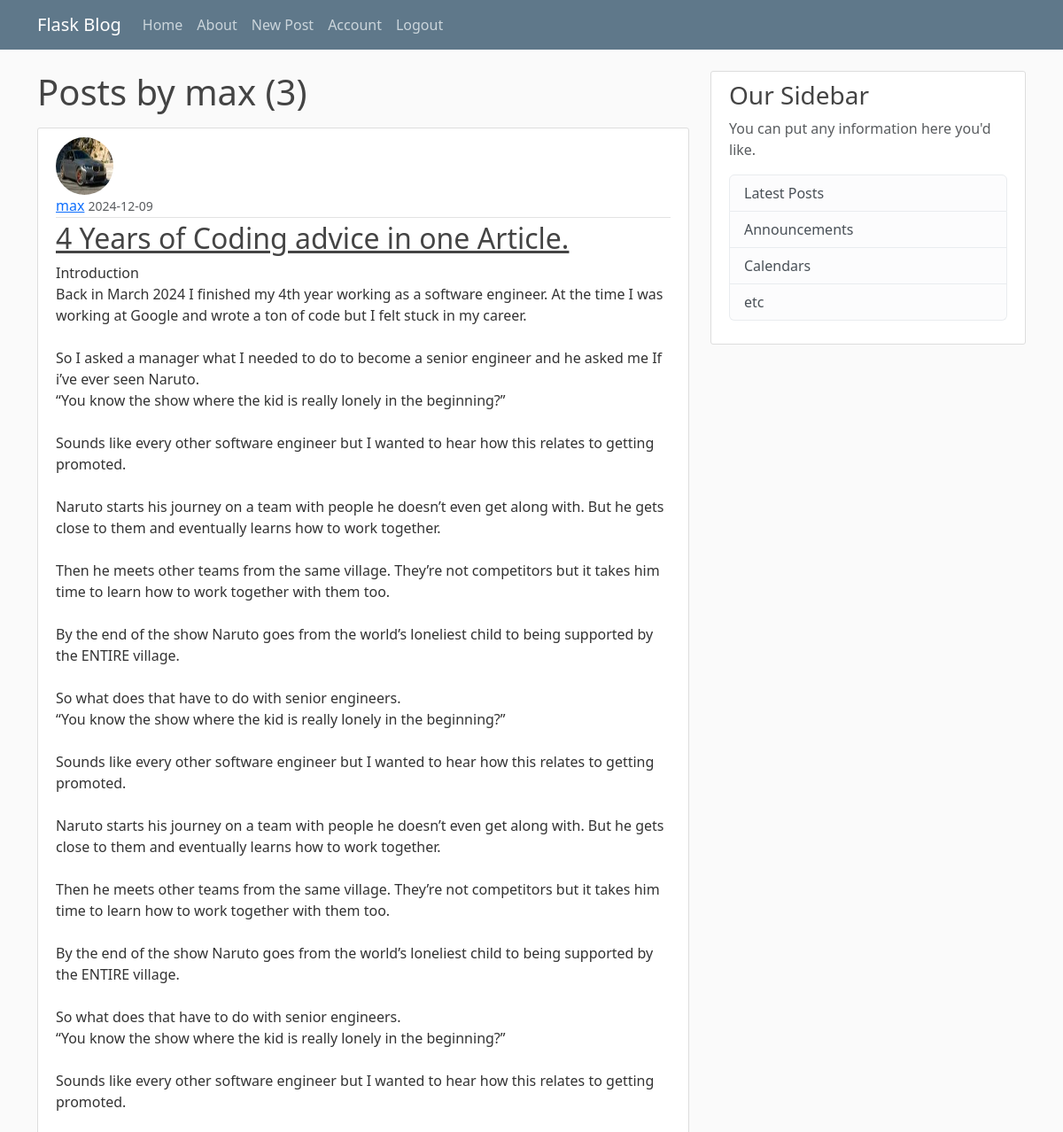
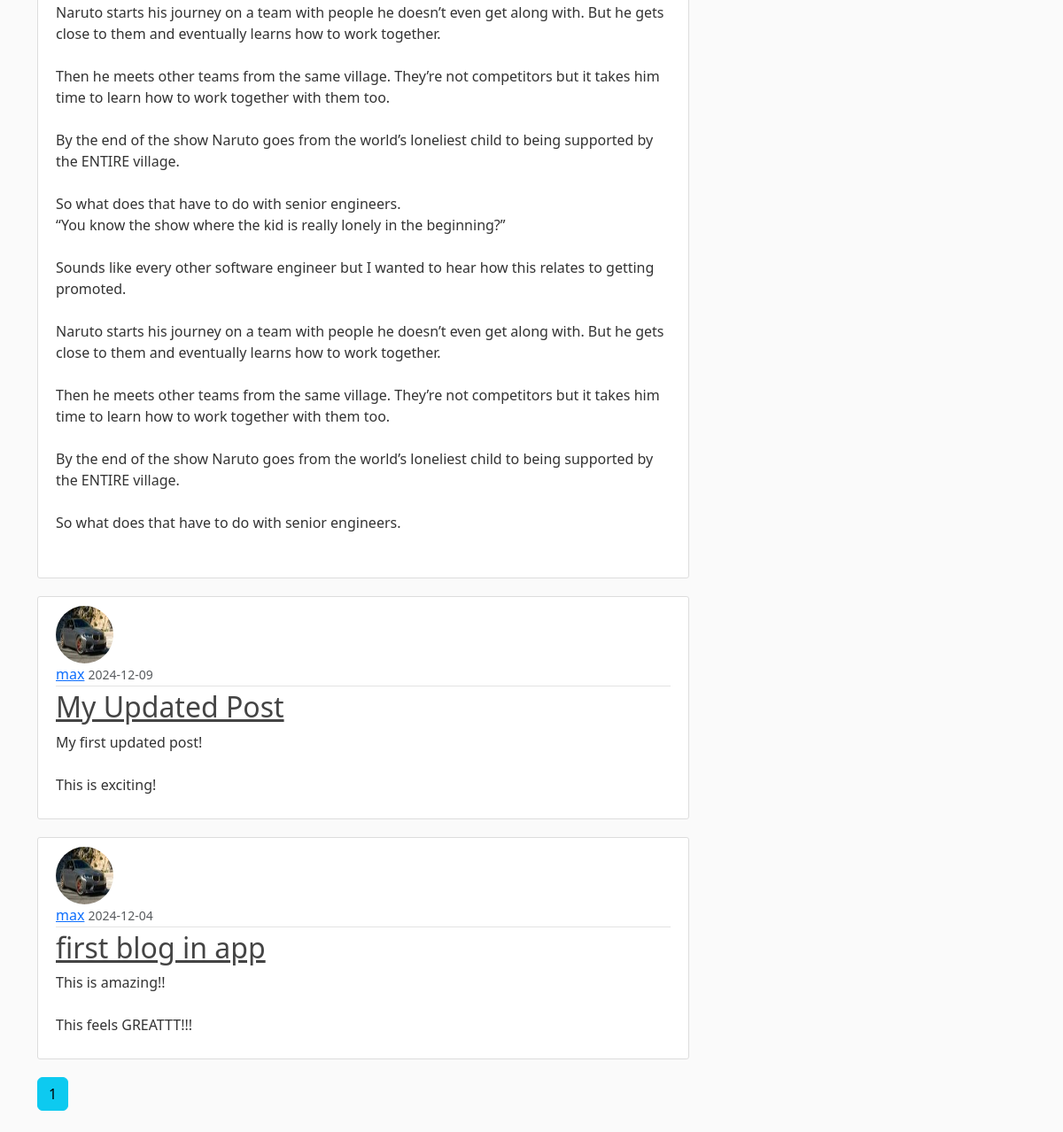
Page /user/max (signed in) on the committed database (2 pictures, top to bottom).
### flaskblog/models.py (models this page shows, shortened)
class User(db.Model, UserMixin):
  id = db.Column(db.Integer, primary_key=True)
  username = db.Column(db.String(20), unique=True, nullable=False)
  email = db.Column(db.String(120), unique=True, nullable=False)
  image_file = db.Column(db.String(20), nullable=False, default='default.jpg')
  password = db.Column(db.String(60), nullable=False)
  posts = db.relationship('Post', backref='author', lazy=True)

class Post(db.Model):
  id = db.Column(db.Integer, primary_key=True)
  title = db.Column(db.String(100), nullable=False)
  date_posted = db.Column(db.DateTime, nullable=False, default=datetime.utcnow)
  content = db.Column(db.Text, nullable=False)
  user_id = db.Column(db.Integer, db.ForeignKey('user.id'), nullable=False)

### flaskblog/routes.py (the view)
@app.route("/user/<string:username>")
def user_posts(username):
  page = request.args.get('page', 1, type=int)
  user = User.query.filter_by(username=username).first_or_404()
  posts = Post.query.filter_by(author=user).order_by(Post.date_posted.desc()).paginate(page=page, per_page=5)
  return render_template('user_posts.html', posts=posts, user=user)

### flaskblog/models.py (called while the page is built)
@login_manager.user_loader
def load_user(user_id):
  return User.query.get(int(user_id))

### flaskblog/templates/user_posts.html
{% extends "layouts.html" %}
{% block content %}
  <h1 class="mb-3">Posts by {{ user.username }} ({{ posts.total }})</h1>
  {% for post in posts.items %}
  <article class="media content-section">
    <img class="rounded-circle article-img" src="{{ url_for('static', filename='profile_pics/' + post.author.image_file) }}">
    <div class="media-body">
      <div class="article-metadata">
        <a class="mr-2" href="{{ url_for('user_posts', username=post.author.username) }}">{{ post.author.username }}</a>
        <small class="text-muted">{{ post.date_posted.strftime('%Y-%m-%d') }}</small>
      </div>
      <h2><a class="article-title" href="{{ url_for('post', post_id=post.id) }}">{{ post.title }}</a></h2>
      <p class="article-content">{{ post.content }}</p>
    </div>
  </article>
  {% endfor %}
  {% for page_num in posts.iter_pages(left_edge=1, right_edge=1, left_current=1, right_current=2) %}
    {% if page_num %}
      {% if posts.page == page_num %}
        <a class="btn btn-info mb-4" href="{{ url_for('user_posts', username=user.username, page=page_num) }}">{{ page_num }}</a>
      {% else %}
        <a class="btn btn-outline-info mb-4" href="{{ url_for('user_posts', username=user.username, page=page_num) }}">{{ page_num }}</a>
      {% endif %}
    {% else %}
      ...
    {% endif %}
  {% endfor %}
{% endblock content%}

### flaskblog/static/main.css (style rules this page uses)
body { background: #fafafa; color: #333333; margin-top: 5rem; }
h1, h2, h3, h4, h5, h6 { color: #444444; }
.content-section { background: #ffffff; padding: 10px 20px; border: 1px solid #dddddd; border-radius: 3px; margin-bottom: 20px; }
.article-title { color: #444444; }
.article-content { white-space: pre-line; }
.article-img { height: 65px; width: 65px; margin-right: 16px; }
.article-metadata { padding-bottom: 1px; margin-bottom: 4px; border-bottom: 1px solid #e3e3e3 }

### rows in the picture
User: username "max"
Post: image_file (picture), author.username "max", date_posted "2024-12-09", title "4 Years of Coding advice in one Article.", content "Introduction Back in March 2024 I finished my 4th year working as a software engineer. At the time I was working at Google and wrote a ton of code but I felt stuck in my career. So I asked a manager what I needed to do to become a senior engineer and he asked me If i’ve ever seen Naruto. “You know the show where the kid is really lonely in the beginning?” Sounds like every other software engineer but I wanted to hear how this relates to getting promoted. Naruto starts his journey on a team with people he doesn’t even get along with. But he gets close to them and eventually learns how to work together. Then he meets other teams from the same village. They’re not competitors but it takes him…"
Post: image_file (picture), author.username "max", date_posted "2024-12-09", title "My Updated Post", content "My first updated post! This is exciting!"
Post: image_file (picture), author.username "max", date_posted "2024-12-04", title "first blog in app", content "This is amazing!! This feels GREATTT!!!"

### other values in the picture
{{ posts.total }} "3"
{{ page_num }} "1"
